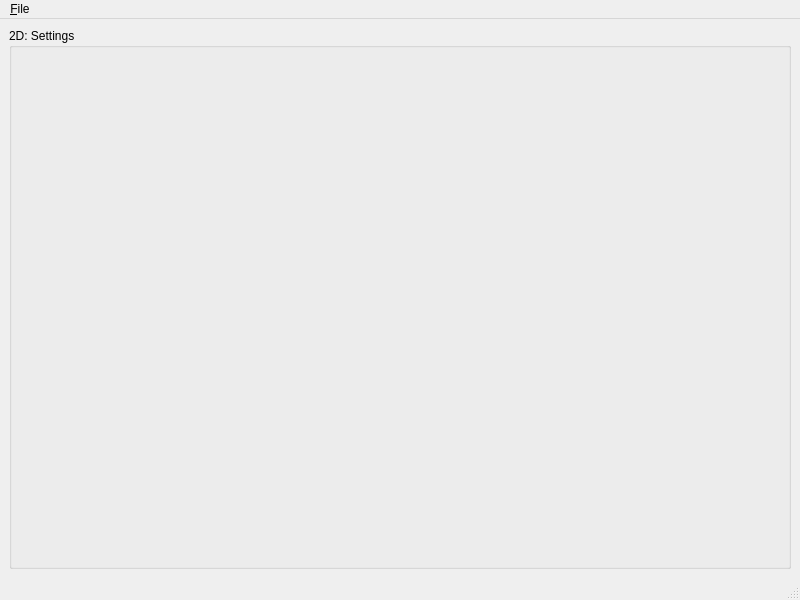
<?xml version="1.0" encoding="UTF-8"?>
<ui version="4.0">
 <class>MainWindow</class>
 <widget class="QMainWindow" name="MainWindow">
  <property name="geometry">
   <rect>
    <x>0</x>
    <y>0</y>
    <width>800</width>
    <height>600</height>
   </rect>
  </property>
  <property name="windowTitle">
   <string>MainWindow</string>
  </property>
  <widget class="QWidget" name="centralwidget">
   <layout class="QVBoxLayout" name="verticalLayout">
    <item>
     <widget class="QGroupBox" name="groupBox">
      <property name="title">
       <string>2D: Settings</string>
      </property>
     </widget>
    </item>
   </layout>
  </widget>
  <widget class="QMenuBar" name="menubar">
   <property name="geometry">
    <rect>
     <x>0</x>
     <y>0</y>
     <width>800</width>
     <height>21</height>
    </rect>
   </property>
   <widget class="QMenu" name="menu_File">
    <property name="title">
     <string>&amp;File</string>
    </property>
    <addaction name="action_Quit"/>
   </widget>
   <addaction name="menu_File"/>
  </widget>
  <widget class="QStatusBar" name="statusbar"/>
  <action name="action_Quit">
   <property name="text">
    <string>&amp;Quit</string>
   </property>
  </action>
 </widget>
 <resources/>
 <connections/>
</ui>
